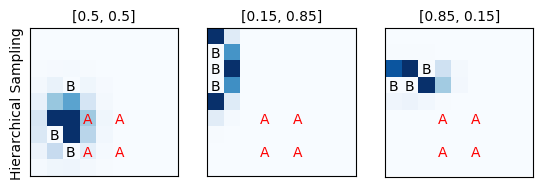

The Python source for this figure:
import matplotlib.pyplot as plt
import numpy as np
from itertools import product
import pandas as pd


execfile('Imports.py')
from Modules.Classes import CopyTweak, Packer, ConjugateJK13, Optimize
import Modules.Funcs as funcs

pd.set_option('precision', 3)
np.set_printoptions(precision = 3)

 # 72 73 74 75 76 77 78 79 80
 # 63 64 65 66 67 68 69 70 71
 # 54 55 56 57 58 59 60 61 62
 # 45 46 47 48 49 50 51 52 53
 # 36 37 38 39 40 41 42 43 44
 # 27 28 29 30 31 32 33 34 35
 # 18 19 20 21 22 23 24 25 26
 #  9 10 11 12 13 14 15 16 17
 #  0  1  2  3  4  5  6  7  8
vals = np.linspace(-1, 1, 9).tolist()
stimuli = np.fliplr(np.array(list(product(vals, vals))))


alphas =  [30, 32, 48, 50]
alphas =  [12, 30, 14, 32]
betas = []

models = [
    [CopyTweak, dict(
        specificity = 9.4486327043,
        within_pref = 17.0316650379,
        tolerance = 0.403108523886,
        determinism = 10.07038770338,
        )],
    [Packer, dict(
        specificity = 0.562922970884,
        between = 1.76500997943,
        within = 1.55628620461,
        determinism = 1.99990124401,
        )],
    [ConjugateJK13, dict(
        category_mean_bias = 0.0167065365661,
        category_variance_bias = 1.00003245067,
        domain_variance_bias = 0.163495499745,
        determinism = 18.10276377982,
        )],
]

wt_list = [[0.5, 0.5], [0.15, 0.85],[0.85,0.15]]
FUN, PARAMS = models[2]

f, ax = plt.subplots(1, 3, figsize = (6.5, 2))
pltnum = 0
for wts in wt_list:
    A = stimuli[alphas,:]
    B = stimuli[betas,:]
    PARAMS['wts'] = wts

    M = FUN([A, B], PARAMS) 
    simulated_betas = M.simulate_generation(stimuli, 1, nexemplars = 3)
    simulated_B = stimuli[simulated_betas,:]
    ps = M.get_generation_ps(stimuli, 1)

    g = funcs.gradientroll(ps,'roll')[:,:,0]
    h = ax[pltnum]
    funcs.plotgradient(h, g, A, simulated_B, clim = (0, 0.15))

    h.set_title(str(wts), fontsize = 10)
    if wts == wt_list[0]:
        h.set_ylabel(FUN.model)
    pltnum += 1

f.savefig('explore.attention.png', bbox_inches='tight', transparent=False)
